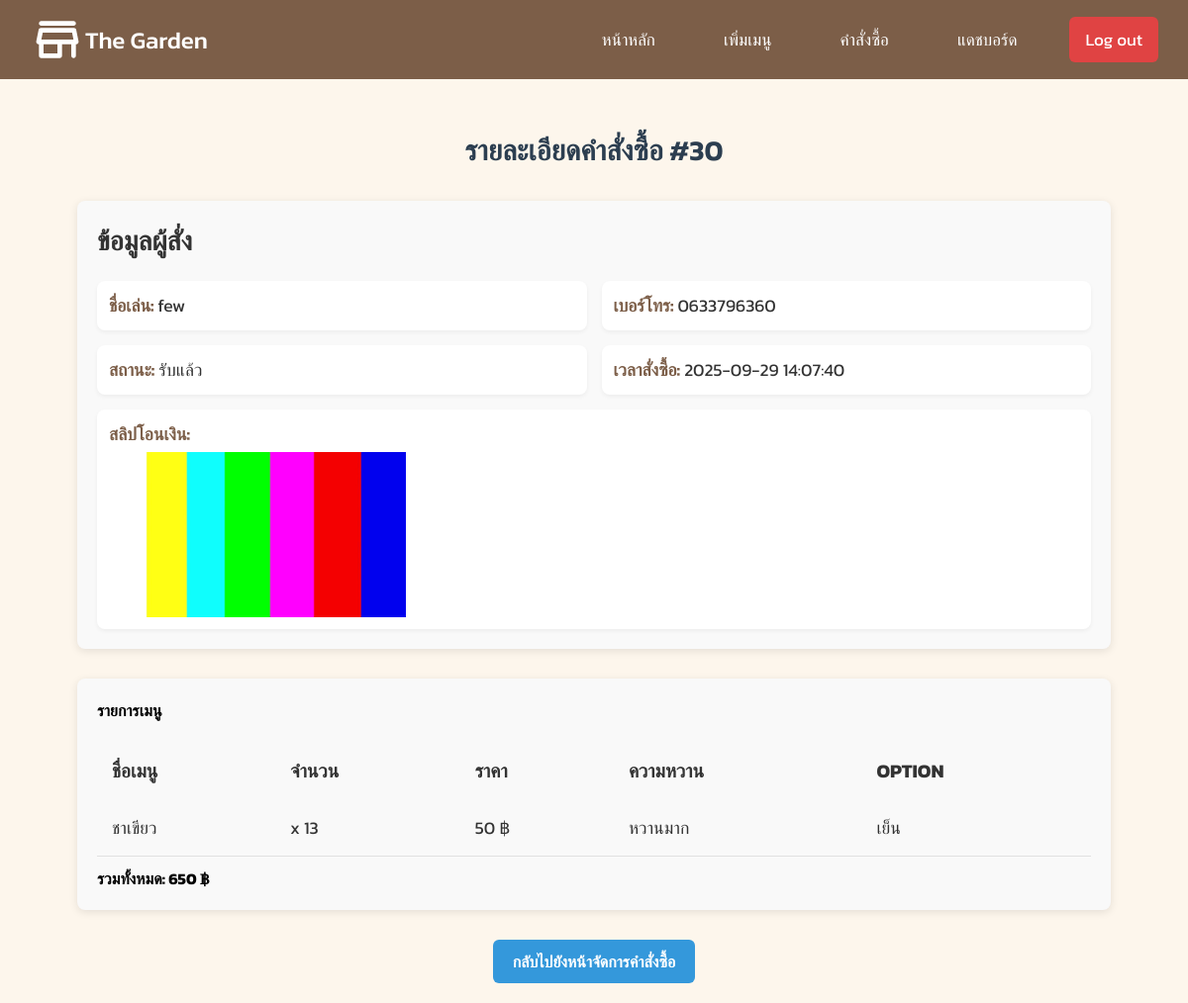
/order/30 (signed in), run on the app's committed database.
### tables this page shows
CREATE TABLE "orders" (
    id INTEGER UNIQUE,
    nickname TEXT NOT NULL,
    phone TEXT NOT NULL,
    note TEXT,
    cart_data TEXT,
    status TEXT,
    timestamp DATETIME,
    slip_filename TEXT, cancel_token TEXT,
    PRIMARY KEY(id)
);

### app.py (the view)
@app.route('/order/<int:order_id>')
def order_details(order_id):
    if session.get("role") != "owner":
        return "Unauthorized", 403
    db = get_db()
    order = db.execute("SELECT * FROM orders WHERE id = ?", (order_id,)).fetchone()
    if not order:
        return "ไม่พบคำสั่งซื้อ", 404
    cart = json.loads(order['cart_data'])
    total_price = sum(item['price'] * item['qty'] for item in cart)
    db.close()
    return render_template('order_details.html', order=order, cart=cart, total_price=total_price)

### app.py (called while the page is built)
def get_db():
    conn = sqlite3.connect(db_garden, timeout=10)
    conn.row_factory = sqlite3.Row
    return conn

### templates/order_details.html (shortened to what this page needs)
{% extends "layout.html" %}
{% block content %}
<div style="padding: 20px; box-sizing: border-box; max-width: 1200px; margin: 0 auto;">
  <h1 class="order-title">รายละเอียดคำสั่งซื้อ #{{ order['id'] }}</h1>
  <section class="order-info">
    <h4 class="section-title">ข้อมูลผู้สั่ง</h4>
    <div class="order-details" style="display: flex; flex-wrap: wrap; gap: 15px;">
      <div class="detail-item" style="flex: 1 1 45%;">
        <strong>ชื่อเล่น:</strong> {{ order['nickname'] }}
      </div>
      <div class="detail-item" style="flex: 1 1 45%;">
        <strong>เบอร์โทร:</strong> {{ order['phone'] }}
      </div>
      <div class="detail-item" style="flex: 1 1 45%;">
        <strong>สถานะ:</strong> {{ order['status'] }}
      </div>
      <div class="detail-item" style="flex: 1 1 45%;">
        <strong>เวลาสั่งซื้อ:</strong> {{ order['timestamp'] }}
      </div>
      {% if order['slip_filename'] %}
      <div class="detail-item" style="flex: 1 1 100%;">
        <strong>สลิปโอนเงิน:</strong>
        <img src="{{ url_for('static', filename='slips/' ~ order['slip_filename']) }}" alt="Slip"
          style="max-width:300px; display:block; margin-top:5px;">
      </div>
      {% endif %}
    </div>
  </section>
  <section class="order-items" style="margin-top: 20px;">
    <h4 class="section-title">รายการเมนู</h4>
    <div style="overflow-x: auto;">
      <table class="menu-table" style="width:100%; border-collapse: collapse;">
        <thead>
          <tr>
            <th>ชื่อเมนู</th>
            <th>จำนวน</th>
            <th>ราคา</th>
            <th>ความหวาน</th>
            <th>option</th>
          </tr>
        </thead>
        <tbody>
          {% for item in cart %}
          <tr class="menu-item">
            <td>{{ item['name'] }}</td>
            <td>x {{ item['qty'] }}</td>
            <td>{{ item['price'] }} ฿</td>
            <td>{{ item['sweetness'] if item['sweetness'] else 'ปกติ' }}</td>
            <td>{{ item['optionName'] if item['optionName'] else 'เย็น' }}</td>
          </tr>
          {% endfor %}
        </tbody>
      </table>
       <div style="text-align:left; font-weight: bold; margin-top: 10px;">
        รวมทั้งหมด: {{ total_price }} ฿
      </div>
    </div>
  </section>
  <div style="display: flex; justify-content: center; ">
    <a href="{{ url_for('manage_orders') }}"
      style="padding: 10px 20px; background-color: #3498db; color: white; border-radius: 6px; text-decoration: none; font-weight: 600;">
      กลับไปยังหน้าจัดการคำสั่งซื้อ
    </a>
  </div>
</div>
{% endblock %}

### static/style.css (style rules this page uses)
:root { --brown: #7C5E48; --cream: #FDF6EC; --white: #fff; --black: #808080; --brown-hover: #634a38; --blue: #262c91; --cream-li: #E8C39E; --red: #E53E3E; --color-font: #583E2C; --img-color: #A67C52; }
* { margin: 0; padding: 0; box-sizing: border-box; font-family: "Kanit", sans-serif; }
body { background-color: var(--cream); height: 100%; overflow-x: hidden; overflow-y: hidden; position: relative; }
strong { color: var(--brown); }
.order-title { font-size: 2rem; color: #2c3e50; text-align: center; margin-top: 40px; margin-bottom: 30px; font-weight: 600; }
.order-info { margin: 30px auto; padding: 20px; background-color: #f9f9f9; border-radius: 8px; box-shadow: 0 2px 8px rgba(0, 0, 0, 0.1); width: 90%; max-width: 1200px; }
.order-info .section-title { font-size: 1.7rem; font-weight: bold; color: #333; margin-bottom: 20px; }
.order-info .order-details { display: flex; flex-wrap: wrap; gap: 15px; }
.order-info .detail-item { background-color: #ffffff; border-radius: 8px; padding: 12px; width: 48%; font-size: 1.1rem; color: #333; box-shadow: 0 2px 4px rgba(0, 0, 0, 0.05); }
.order-items { margin: 30px auto; padding: 20px; background-color: #f9f9f9; border-radius: 8px; box-shadow: 0 2px 8px rgba(0, 0, 0, 0.1); width: 90%; max-width: 1200px; }
.order-items .menu-table { width: 100%; border-collapse: collapse; margin-top: 20px; }
.order-items .menu-table th, .order-items .menu-table td { padding: 15px; text-align: left; }
.order-items .menu-table th { background-color: #f9f9f9; color: #333; font-weight: bold; font-size: 1.2rem; text-transform: uppercase; border: bottom 1px solid #b7b7b7; }
.order-items .menu-table td { font-size: 1.1rem; color: #333; border-bottom: 1px solid #e1e1e1; }
.order-title { font-size: 2rem; color: #2c3e50; text-align: center; margin-top: 30px; margin-bottom: 20px; font-weight: 600; }
.order-title { font-size: 1.8em; margin-bottom: 20px; }

### static/login.css (style rules this page uses)
:root { --brown:#7C5E48; --cream:#FDF6EC; --white:#fff; --black:#808080; --brown-hover:#634a38; --blue:#262c91; }
* { margin: 0; padding: 0; box-sizing: border-box; font-family: "Kanit", sans-serif; }

### templates/order_details.html (style rules this page uses)
html, body { height: auto !important; overflow-y: auto !important; }

### data on the page
orders: id "30", nickname "few", phone "0633796360", status "รับแล้ว", timestamp "2025-09-29 14:07:40", slip_filename (picture)

### other printed values
{{ item['name'] }} "ชาเขียว"
{{ item['qty'] }} "13"
{{ item['price'] }} "50"
{{ item['sweetness'] if item['sweetness'] else 'ปกติ' }} "หวานมาก"
{{ item['optionName'] if item['optionName'] else 'เย็น' }} "เย็น"
{{ total_price }} "650"
